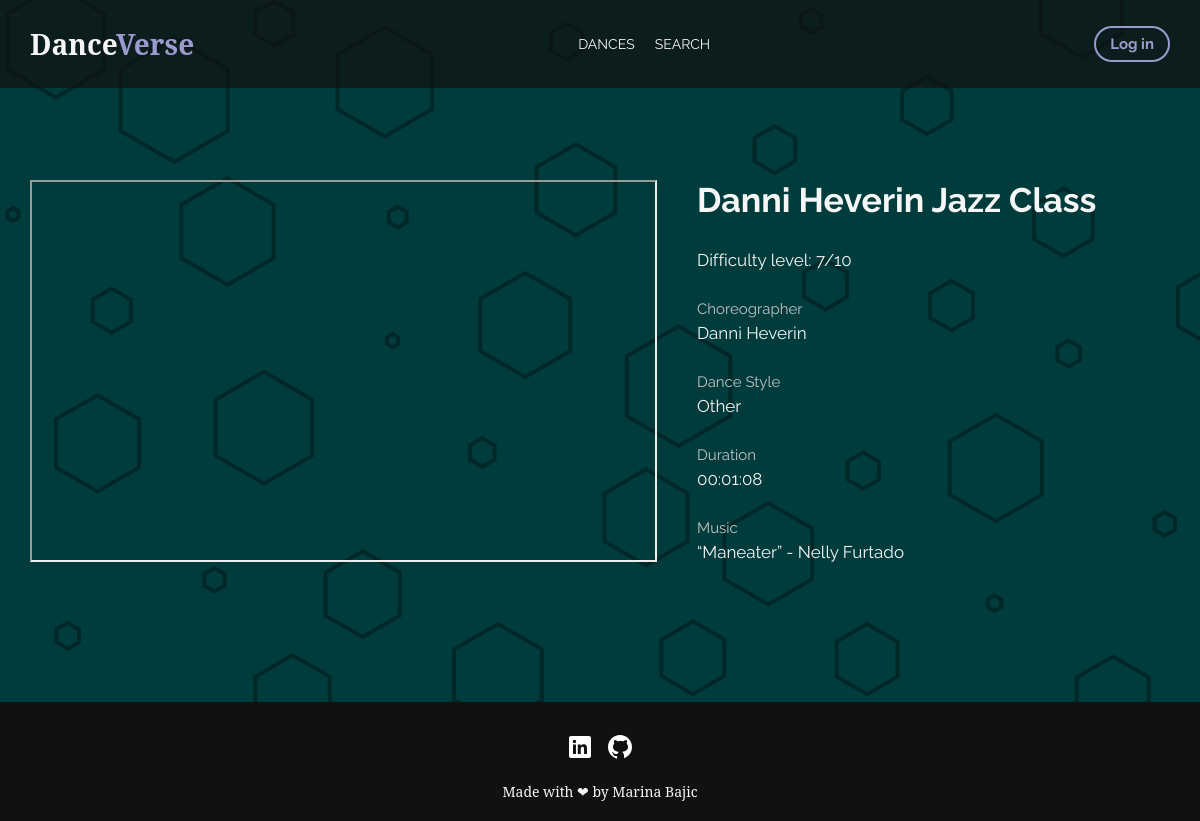
Page /dance.php?id=32 on the committed database.
### tables this page shows
CREATE TABLE `dance` (
  `id_dance` int(11) NOT NULL,
  `title` varchar(50) NOT NULL,
  `difficulty_level` int(10) NOT NULL,
  `dance_style` varchar(50) NOT NULL,
  `video_url` varchar(500) NOT NULL,
  `choreographer` varchar(300) NOT NULL,
  `duration` time NOT NULL,
  `music` varchar(200) NOT NULL
);

### database/Database.php (called while the page is built, shortened)
<?php
require_once("classes/Dance.php");
class Database
{
	private $conn;
	public function __construct($configFile = "config.ini")
	{
		if ($config = parse_ini_file($configFile)) {
			$host = $config["host"];
			$database = $config["database"];
			$user = $config["user"];
			$password = $config["password"];
			$this->conn = new PDO("mysql:host=$host;dbname=$database", $user, $password);
		} else
			exit("Missing configuration file.");
		$this->conn->setAttribute(PDO::ATTR_ERRMODE, PDO::ERRMODE_EXCEPTION);
	}
	public function getAllDances()
	{
		$result = array();
		$sql = "SELECT * FROM " . TBL_DANCE;
		try {
			$query_result = $this->conn->query($sql);
			foreach ($query_result as $query) {
				$result[] = new Dance(
					$query[COL_DANCE_ID],
					$query[COL_DANCE_TITLE],
					$query[COL_DANCE_DIFFICULTY],
					$query[COL_DANCE_STYLE],
					$query[COL_DANCE_VIDEO],
					$query[COL_DANCE_CHOREOGRAPHER],
					$query[COL_DANCE_DURATION],
					$query[COL_DANCE_MUSIC]
				);
			}
		} catch (PDOException $e) {
			echo $e->getMessage();
		}
		return $result;
	}
}

### classes/Utils.php (called while the page is built, shortened)
<?php
require_once("database/Database.php");
class Utils
{
	private $db;
	public function __construct()
	{
		$this->db = new Database();
	}
	public function findDanceById($id)
	{
		foreach ($this->db->getAllDances() as $dance) {
			if ($dance->getId() == $id) {
				return $dance;
			}
		}
		return null;
	}
}

### dance.php (the view, shortened to what this page needs)
<?php
require_once("classes/Utils.php");
$utils = new Utils();
$utils->deleteDance();
$dance = isset($_GET["id"]) ? $utils->findDanceById($_GET["id"]) : null;
?>
<!DOCTYPE html>
<html lang="en">
<head>
	<link rel="stylesheet" href="css/style.css">
</head>
<body>
	<?php include("header.php"); ?>
	<main class="main">
		<section class="section-bg details">
			<div class="wrapper">
				<div class="details__content">
					<?php echo $dance->getHtmlDetails(); ?>
				</div>
			</div>
		</section>
	</main>
</body>
</html>

### classes/Dance.php (shortened to what this page needs)
<?php
class Dance
{
	private $id;
	private $title;
	private $difficulty;
	private $style;
	private $video_url;
	private $choreographer;
	private $duration;
	private $music;
	public function __construct($id, $title, $difficulty, $style, $video_url, $choreographer, $duration, $music)
	{
		$this->id = $id;
		$this->title = $title;
		$this->difficulty = $difficulty;
		$this->style = $style;
		$this->video_url = $video_url;
		$this->choreographer = $choreographer;
		$this->duration = $duration;
		$this->music = $music;
	}
	public function getId()
	{
		return $this->id;
	}
	public function getHtmlDetails()
	{
		return "
		<iframe class='details__video' src= '{$this->video_url}' title='YouTube video player' allow='accelerometer; autoplay; clipboard-write; encrypted-media; gyroscope; picture-in-picture; web-share' allowfullscreen></iframe>
		<span class='details__heading'>{$this->title}</span>
		<span class='details__desc'>Difficulty level: {$this->difficulty}/10</span>
		<div class='details__item'>
			<span class='details__subheading'>Choreographer</span>
			<span class='details__desc'>{$this->choreographer}</span>
		</div>
		<div class='details__item'>
			<span class='details__subheading'>Dance Style</span>
			<span class='details__desc'>{$this->style}</span>
		</div>
		<div class='details__item'>
			<span class='details__subheading'>Duration</span>
			<span class='details__desc'>{$this->duration}</span>
		</div>
		<div class='details__item'>
			<span class='details__subheading'>Music</span>
			<span class='details__desc'>{$this->music}</span>
		</div>
		";
	}
}

### css/style.css (style rules this page uses)
*, *::before, *::after { box-sizing: border-box; }
* { margin: 0; padding: 0; }
html { scroll-behavior: smooth; }
img, picture { max-width: 100%; display: block; }
html { font-size: 62.5%; }
body { min-height: 100vh; overflow-x: hidden; text-rendering: optimizeSpeed; }
a:not([class]) { -webkit-text-decoration-skip: ink; text-decoration-skip-ink: auto; }
body { background-color: #003c3c; color: #f6f6f6; font-family: "Noto Serif", serif; font-size: 14px; }
.wrapper { max-width: 1180px; width: 100%; margin-inline: auto; padding-inline: 20px; }
.section-bg { background-image: url("../assets/polygon-scatter-haikei.svg"); background-repeat: no-repeat; background-size: cover; }
.details { min-height: calc(100dvh - 120px); padding-block: 180px 100px; }
.details__content { width: 100%; font-family: Raleway, sans-serif; display: grid; grid-template-columns: 55% 40%; row-gap: 30px; -moz-column-gap: 40px; column-gap: 40px; align-items: center; margin-inline: auto; padding-bottom: 40px; }
.details__video { width: 100%; height: 100%; grid-row: span 6; }
.details__heading { font-size: 34px; font-weight: bold; }
.details__item { display: flex; flex-direction: column; gap: 5px; }
.details__subheading { font-size: 15px; color: #c3c3c3; }
.details__desc { font-size: 17px; }
.footer { background-color: #111; padding-block: 30px 20px; }
.footer__content { display: flex; flex-direction: column; gap: 20px; justify-content: center; align-items: center; }
.footer__socials { display: flex; gap: 10px; }

### rows in the picture
dance: title "Danni Heverin Jazz Class", difficulty_level "7", choreographer "Danni Heverin", dance_style "Other", duration "00:01:08", music "“Maneater” - Nelly Furtado"
